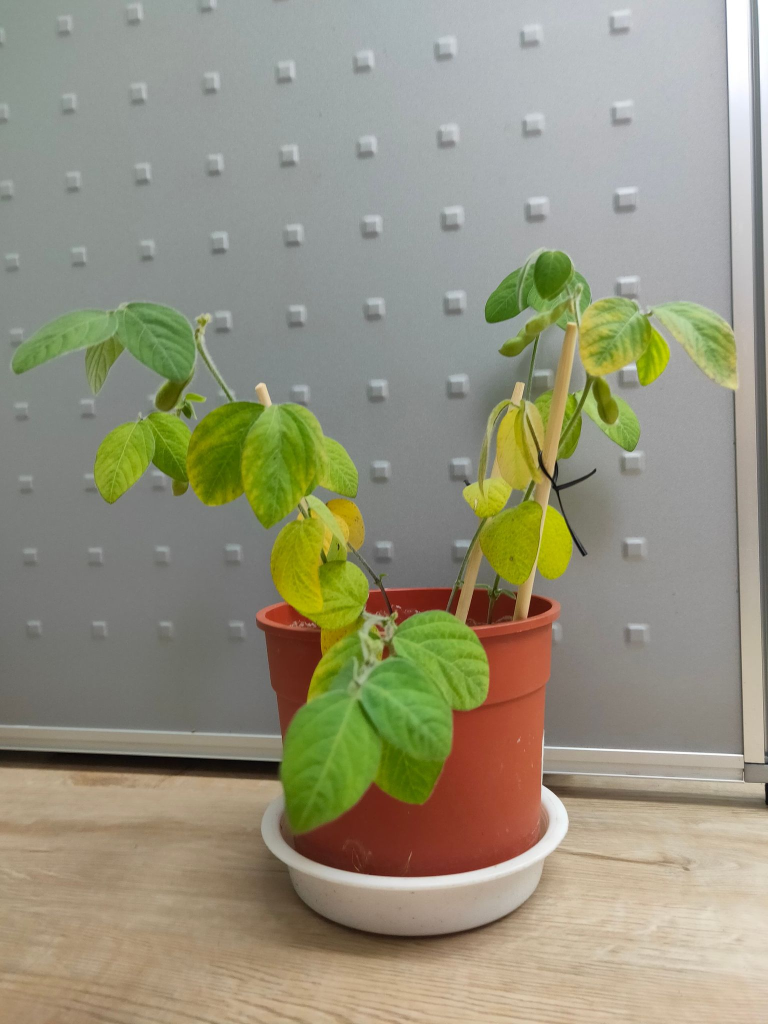
#> input picture plant_CV/2.jpg, 1536 x 2048 px, found by its file name (shown at 1/2 size)
$ python track_HSV.py
#> lines starting #> are read from the running program, lines starting #| are printed output that depends on the picture; after the words box and inside, x2 and y2 are one past the last pixel; in counts of white or black regions, pixels touching at a corner belong together
import cv2
import numpy as np
def empty(v):
    pass
img=cv2.imread("2.jpg")
#> img is the input picture: shape (2048, 1536, 3); mean B, G, R 124.9, 146.5, 149.6
img=cv2.resize(img,(0,0),fx=0.1,fy=0.1)
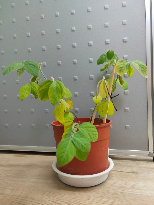
#> img: shape (205, 154, 3); mean B, G, R 125.1, 146.7, 149.8
hsv=cv2.cvtColor(img,cv2.COLOR_BGR2HSV)
#> hsv: shape (205, 154, 3); mean H, S, V 47.5, 55.4, 155.7


cv2.namedWindow("TrackBar")
cv2.resizeWindow("TrackBar",640,320)

cv2.createTrackbar("Hue Min",'TrackBar',0,179,empty)
#> slider 'Hue Min' is set to 35
cv2.createTrackbar("Hue Max",'TrackBar',179,179,empty)
cv2.createTrackbar("Sat Min",'TrackBar',0,255,empty)
#> slider 'Sat Min' is set to 51
cv2.createTrackbar("Sat Max",'TrackBar',255,255,empty)
cv2.createTrackbar("Val Min",'TrackBar',0,255,empty)
#> slider 'Val Min' is set to 51
cv2.createTrackbar("Val Max",'TrackBar',255,255,empty)
while True:
    h_min=cv2.getTrackbarPos('Hue Min','TrackBar')
    h_max=cv2.getTrackbarPos('Hue Max','TrackBar')
    s_min=cv2.getTrackbarPos('Sat Min','TrackBar')
    s_max=cv2.getTrackbarPos('Sat Max','TrackBar')
    v_min=cv2.getTrackbarPos('Val Min','TrackBar')
    v_max=cv2.getTrackbarPos('Val Max','TrackBar')
    print(h_min,h_max,s_min,s_max,v_min,v_max)

    lower=np.array([h_min,s_min,v_min])
    upper=np.array([h_max,s_max,v_max])
    mask=cv2.inRange(hsv,lower,upper)
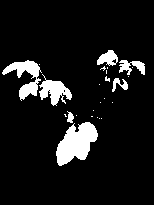
#> mask: shape (205, 154); 9.3% white; 25 white regions (18 under 20 px), largest, box (x1, y1, x2, y2) and area: (56, 122, 98, 166) 1128, (2, 60, 42, 101) 641, (39, 74, 72, 106) 508
    result=cv2.bitwise_and(img,img,mask=mask)
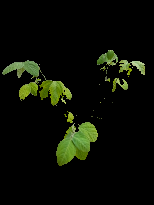
#> result: shape (205, 154, 3); mean B, G, R 4.8, 13.5, 10.4
    cv2.waitKey(1)
    cv2.imshow("img",img)
    cv2.imshow("hsv",hsv)
    cv2.imshow("mask",mask)
    cv2.imshow("result",result)


cv2.waitKey(0)

$ run again, with plant_CV/1.jpg copied over plant_CV/2.jpg
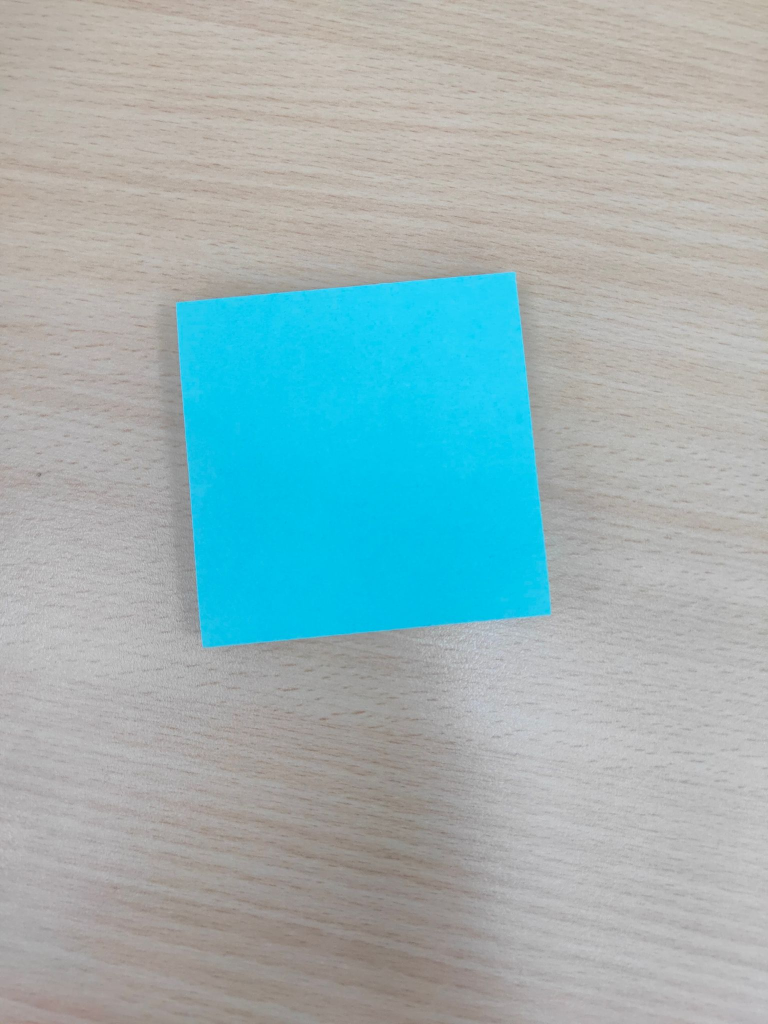
#> input picture plant_CV/1.jpg, 1536 x 2048 px, found by its file name (shown at 1/2 size)
#> img is the input picture: shape (2048, 1536, 3); mean B, G, R 180.1, 177.8, 152.4
#> img: shape (205, 154, 3)
#> hsv: shape (205, 154, 3); mean H, S, V 42.1, 48.4, 187.6
#> `mask=cv2.inRange(hsv,lower,upper)`:
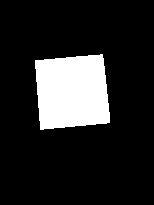
#> mask: shape (205, 154); 15.4% white; 1 white region, box (x1, y1, x2, y2) and area: (35, 54, 110, 130) 4849
#> `result=cv2.bitwise_and(img,img,mask=mask)`:
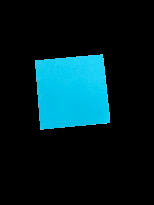
#> result: shape (205, 154, 3); mean B, G, R 36.4, 30.6, 1.7
